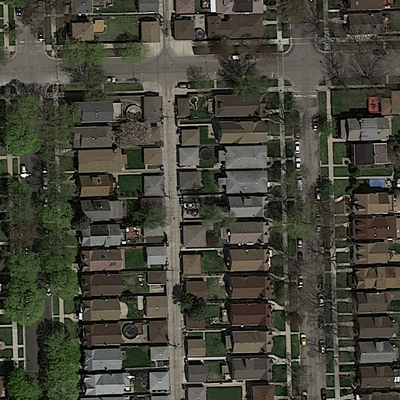
#> input picture report/images/satImage_091_img.png, 400 x 400 px, found by its file name; its folder holds 3 pictures in this run
$ python baseline_linear_classifier.py
#> lines starting #> are read from the running program, lines starting #| are printed output that depends on the picture; long printed decimals are rounded
### utilities/path_generator.py
"""Simple utility function for generating system independent paths.
"""

import os
from utilities.root_dir import ROOT_DIR


def get_data_path(whitening, category, gt=False):
    p1 = os.path.join(ROOT_DIR, 'data', 'whitened' if whitening else 'original')
    p2 = os.path.join(p1, category)
    if category == 'test':
        p3 = p2
    else:
        p3 = os.path.join(p2, 'groundtruth' if gt else 'images')
    return os.path.join(p3, '')

### cil-project-master-model_architectures/model_architectures/baselines/baseline_linear_classifier.py
# %matplotlib inline
import os
import sys
from PIL import Image
import numpy as np
from sklearn import linear_model
from sklearn.metrics import confusion_matrix
import matplotlib.image as mpimg
import matplotlib.pyplot as plt

import sys

if __file__:
    file_path = os.path.realpath(__file__)
    ROOT_DIR = os.path.dirname(os.path.dirname(os.path.dirname(file_path)))
    print("Accessing root modules...")
    sys.path.append(ROOT_DIR)
    sys.path.append(os.path.join(ROOT_DIR, 'utilities'))
else:
    print(
        "File run in interactive environment.",
        "Cannot append ROOT_DIR to sys.path..."
    )


from config import (
    training_images_path,
    training_labels_path,
    validation_images_path,
    validation_labels_path
)

# Helper functions
def load_image(infilename):
    data = mpimg.imread(infilename)
#> data is the input picture: shape (400, 400, 3) float32; mean R, G, B 0.272, 0.27, 0.227
    return data

def img_float_to_uint8(img):
    rimg = img - np.min(img)
    rimg = (rimg / np.max(rimg) * 255).round().astype(np.uint8)
    return rimg

def img_crop(im, w, h):
    list_patches = []
    imgwidth = im.shape[0]
    imgheight = im.shape[1]
    is_2d = len(im.shape) < 3
    for i in range(0, imgheight, h):
        for j in range(0, imgwidth, w):
            if is_2d:
                im_patch = im[j:j+w, i:i+h]
            else:
                im_patch = im[j:j+w, i:i+h, :]
            list_patches.append(im_patch)
    return list_patches


# Loaded training and validation sets of images

image_dir = training_images_path
files = os.listdir(image_dir)
n = len(files)
print("Loading " + str(n) + " images")
imgs = [load_image(image_dir + files[i]) for i in range(n)]
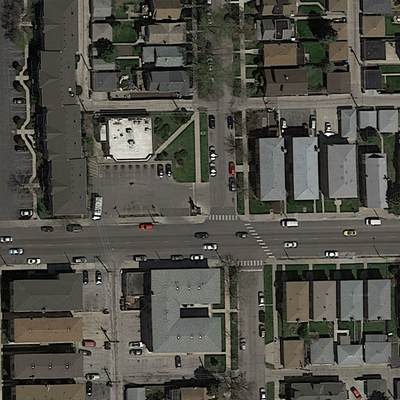
#> input picture report/images/satImage_109_img.png, 400 x 400 px, found by its file name
#> in load_image, data is the input picture: shape (400, 400, 3) float32; mean R, G, B 0.318, 0.313, 0.283
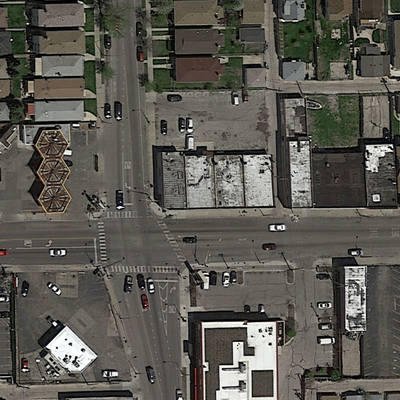
#> input picture report/images/satImage_110_img.png, 400 x 400 px, found by its file name
#> in load_image, data is the input picture: shape (400, 400, 3) float32; mean R, G, B 0.358, 0.349, 0.321
#> imgs = 3 items

gt_dir = training_labels_path
print("Loading " + str(n) + " images")
gt_imgs = [load_image(gt_dir + files[i]) for i in range(n)]
#> gt_imgs = 3 items

val_image_dir = validation_images_path
val_files = os.listdir(val_image_dir)
val_n = len(val_files)
print("Loading " + str(val_n) + " images")
val_imgs = [load_image(val_image_dir + val_files[i]) for i in range(val_n)]
#> val_imgs = 3 items

val_gt_dir = validation_labels_path
print("Loading " + str(val_n) + " images")
val_gt_imgs = [load_image(val_gt_dir + val_files[i]) for i in range(val_n)]
#> val_gt_imgs = 3 items


patch_size = 16  # each patch is 16*16 pixels

img_patches = [img_crop(imgs[i], patch_size, patch_size) for i in range(n)]
#> after the loop in img_crop, `for i in range(0, imgheight, h):`: list_patches = 625 items
#> img_patches = 3 items
gt_patches = [img_crop(gt_imgs[i], patch_size, patch_size) for i in range(n)]
#> gt_patches = 3 items
val_img_patches = [img_crop(val_imgs[i], patch_size, patch_size) for i in range(val_n)]
#> val_img_patches = 3 items
val_gt_patches = [img_crop(val_gt_imgs[i], patch_size, patch_size) for i in range(val_n)]
#> val_gt_patches = 3 items

# Linearize list of patches
img_patches = np.asarray([img_patches[i][j] for i in range(
    len(img_patches)) for j in range(len(img_patches[i]))])
gt_patches = np.asarray([gt_patches[i][j] for i in range(
    len(gt_patches)) for j in range(len(gt_patches[i]))])
val_img_patches = np.asarray([val_img_patches[i][j] for i in range(
    len(val_img_patches)) for j in range(len(val_img_patches[i]))])
val_gt_patches = np.asarray([val_gt_patches[i][j] for i in range(
    len(val_gt_patches)) for j in range(len(val_gt_patches[i]))])

# Extract 2-dimensional features consisting of average gray color as well as variance
def extract_features_2d(img):
    feat_m = np.mean(img)
#> feat_m = 0.281
    feat_v = np.var(img)
#> feat_v = 0.0301
    feat = np.append(feat_m, feat_v)
#> feat = [0.281, 0.0301]
    return feat

# Compute features for each image patch
# percentage of pixels > 1 required to assign a foreground label to a patch
foreground_threshold = 0.7  # same as for our u-net

def value_to_class(v):
    df = np.sum(v)
    if df > foreground_threshold:
        return 1
    else:
        return 0

X = np.asarray([extract_features_2d(img_patches[i])
                for i in range(len(img_patches))])
#> X = 1875 pairs, first value 0.0825 to 0.909, second value 0.000204 to 0.123
Y = np.asarray([value_to_class(np.mean(gt_patches[i]))
                for i in range(len(gt_patches))])
#> in value_to_class, `df = np.sum(v)`: df = 0.281
#> Y = 1875 values, max 1 at index 808, min 0 at index 0, mean 0.0064
X_val = np.asarray([extract_features_2d(val_img_patches[i])
                for i in range(len(val_img_patches))])
#> X_val has the same summary as X
Y_val = np.asarray([value_to_class(np.mean(val_gt_patches[i]))
                for i in range(len(val_gt_patches))])
#> Y_val has the same summary as Y

# train a logistic regression classifier
# we create an instance of the classifier and fit the data
logreg = linear_model.LogisticRegression(C=1e5, class_weight="balanced", solver="lbfgs")
logreg.fit(X, Y)

# Predict on the validation set
Z_val = logreg.predict(X_val)
#> Z_val = 1875 values, max 1 at index 808, min 0 at index 0, mean 0.00693

cm = confusion_matrix(y_true = Y_val, y_pred = Z_val)
#> cm = [[1862, 1], [0, 12]]
TN = cm[0,0]
#> TN = 1862
FN = cm[1,0]
#> FN = 0
TP = cm[1,1]
#> TP = 12
FP = cm[0,1]
#> FP = 1
print((TN+TP)/(TN+TP+FN+FP)) # accuracy on validation set
#| 0.9995
